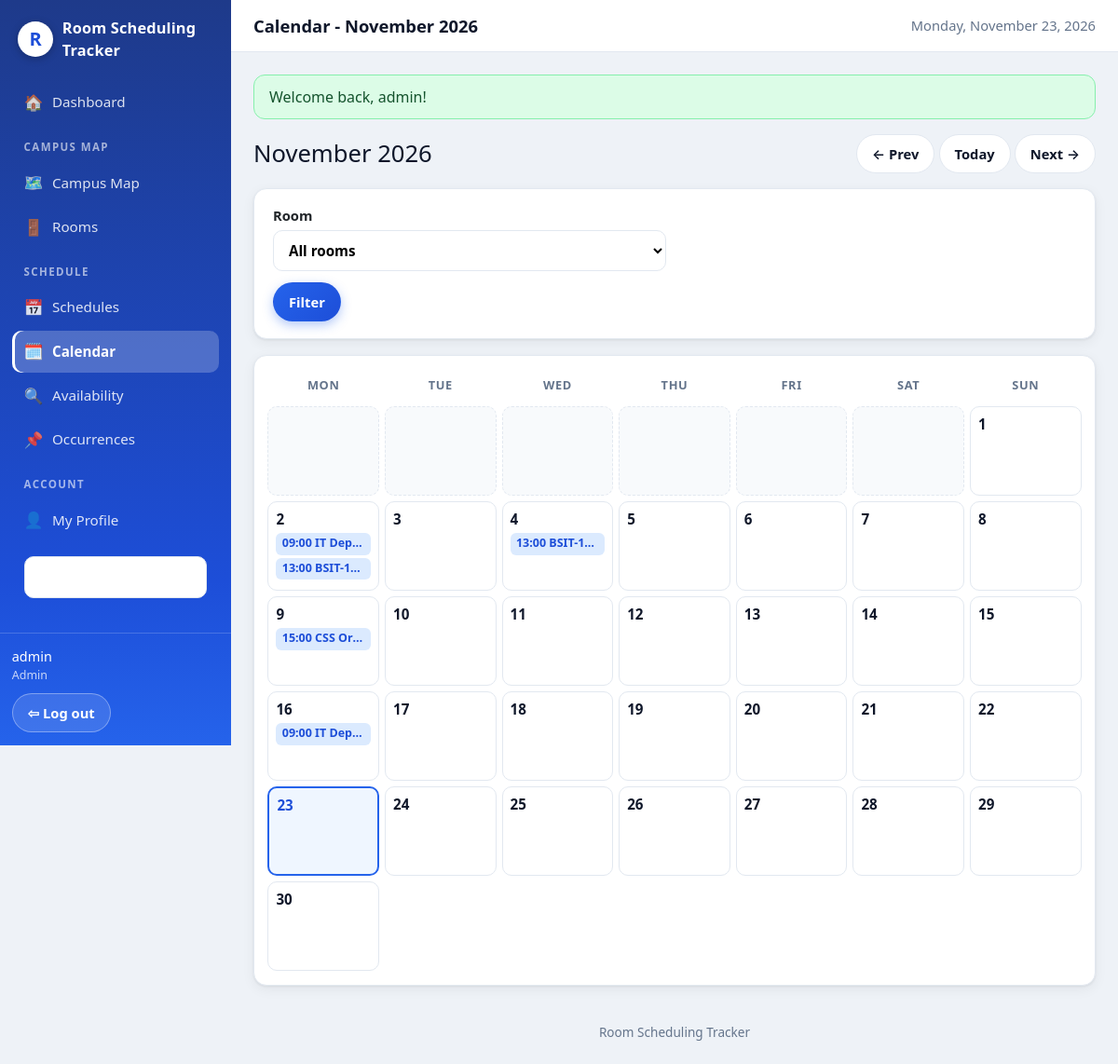
Page /calendar (signed in) on the committed database.
### tables this page shows
CREATE TABLE IF NOT EXISTS tblScheduleOccurrences (
  occurrence_id     INT UNSIGNED NOT NULL AUTO_INCREMENT,
  schedule_id       INT UNSIGNED NOT NULL,
  occurrence_date   DATE NOT NULL,
  room_id           INT UNSIGNED NOT NULL,
  start_time        TIME NOT NULL,
  end_time          TIME NOT NULL,
  occurrence_status VARCHAR(20) NOT NULL DEFAULT 'scheduled',
  PRIMARY KEY (occurrence_id),
  UNIQUE KEY uq_occurrences (schedule_id, occurrence_date, room_id, start_time),
  CONSTRAINT fk_occurrences_schedule FOREIGN KEY (schedule_id)
    REFERENCES tblSchedules (schedule_id) ON DELETE CASCADE ON UPDATE CASCADE,
  CONSTRAINT fk_occurrences_room FOREIGN KEY (room_id)
    REFERENCES tblRooms (room_id) ON DELETE RESTRICT ON UPDATE CASCADE,
  KEY idx_occurrences_room_date (room_id, occurrence_date, start_time),
  KEY idx_occurrences_date (occurrence_date),
  CONSTRAINT chk_occurrences_time CHECK (end_time > start_time)
);

CREATE TABLE IF NOT EXISTS tblSchedules (
  schedule_id          INT UNSIGNED NOT NULL AUTO_INCREMENT,
  organizer_id         INT UNSIGNED NOT NULL,
  room_id              INT UNSIGNED NOT NULL,
  schedule_title       VARCHAR(150) NOT NULL,
  schedule_description TEXT NULL,
  recurrence_type      VARCHAR(20) NOT NULL DEFAULT 'one_time',
  start_date           DATE NOT NULL,
  end_date             DATE NULL,
  start_time           TIME NOT NULL,
  end_time             TIME NOT NULL,
  schedule_status      VARCHAR(20) NOT NULL DEFAULT 'active',
  admin_confirmed      TINYINT(1) NOT NULL DEFAULT 0,
  created_at           DATETIME NOT NULL DEFAULT CURRENT_TIMESTAMP,
  updated_at           DATETIME NOT NULL DEFAULT CURRENT_TIMESTAMP ON UPDATE CURRENT_TIMESTAMP,
  PRIMARY KEY (schedule_id),
  CONSTRAINT fk_schedules_organizer FOREIGN KEY (organizer_id)
    REFERENCES tblUsers (user_id) ON DELETE RESTRICT ON UPDATE CASCADE,
  CONSTRAINT fk_schedules_room FOREIGN KEY (room_id)
    REFERENCES tblRooms (room_id) ON DELETE RESTRICT ON UPDATE CASCADE,
  KEY idx_schedules_room_dates (room_id, start_date, end_date),
  KEY idx_schedules_organizer (organizer_id),
  CONSTRAINT chk_schedules_time CHECK (end_time > start_time)
);

### controllers/ScheduleController.php (called while the page is built, shortened)
<?php
final class ScheduleController
{
    public function calendar(): void
    {
        $month = $_GET['month'] ?? date('Y-m');
        $first = $month . '-01';
        $last = date('Y-m-t', strtotime($first));
        $roomId = isset($_GET['room_id']) && $_GET['room_id'] !== '' ? (int) $_GET['room_id'] : null;
        $occurrences = $this->occurrences->forDateRange($first, $last, $roomId);
        $byDate = [];
        foreach ($occurrences as $occ) {
            $byDate[$occ['occurrence_date']][] = $occ;
        }
        view('schedules/calendar', [
            'title' => 'Calendar - ' . date('F Y', strtotime($first)),
            'month' => $month, 'first' => $first, 'by_date' => $byDate,
            'rooms' => $this->rooms->all(), 'room_id' => $roomId,
        ]);
    }
}

### core/helpers.php (called while the page is built, shortened)
<?php
function e(?string $value): string
{
    return htmlspecialchars($value ?? '', ENT_QUOTES, 'UTF-8');
}
function base_path(): string
{
    static $base = null;
    if ($base !== null) {
        return $base;
    }
    $base = '';
    $appUrl = getenv('APP_URL');
    if ($appUrl !== false && $appUrl !== '') {
        $p = parse_url($appUrl, PHP_URL_PATH);
    } elseif (isset($_SERVER['SCRIPT_NAME'])) {
        $script = str_replace('\\', '/', (string) $_SERVER['SCRIPT_NAME']);
        if (basename($script) === 'index.php') {
            $dir = rtrim(dirname($script), '/');
            $base = ($dir === '/' || $dir === '.' || $dir === '\\') ? '' : $dir;
        }
    }
    return $base;
}
function url(string $path = ''): string
{
    $path = ltrim($path, '/');
    return base_path() . ($path === '' ? '/' : '/' . $path);
}

### core/Database.php (called while the page is built, shortened)
<?php
final class Database
{
    private PDO $pdo;
    private function __construct(array $db)
    {
        $driver = $db['driver'] ?? 'mysql';
        try {
            if ($driver === 'sqlite') {
                $dir = dirname($db['path']);
                if (!is_dir($dir)) {
                    mkdir($dir, 0755, true);
                }
                $this->pdo = new PDO('sqlite:' . $db['path']);
                $this->pdo->exec('PRAGMA foreign_keys = ON');
            } else {
                $dsn = sprintf(
                    'mysql:host=%s;port=%s;dbname=%s;charset=%s',
                    $db['host'], $db['port'], $db['database'], $db['charset']
                );
                $this->pdo = new PDO($dsn, $db['username'], $db['password'], [
                    PDO::ATTR_ERRMODE            => PDO::ERRMODE_EXCEPTION,
                    PDO::ATTR_DEFAULT_FETCH_MODE => PDO::FETCH_ASSOC,
                    PDO::ATTR_EMULATE_PREPARES   => false,
                ]);
                return;
            }
            $this->pdo->setAttribute(PDO::ATTR_ERRMODE, PDO::ERRMODE_EXCEPTION);
            $this->pdo->setAttribute(PDO::ATTR_DEFAULT_FETCH_MODE, PDO::FETCH_ASSOC);
            $this->pdo->setAttribute(PDO::ATTR_EMULATE_PREPARES, false);
        } catch (PDOException $e) {
            throw new PDOException(
                'Could not connect to the database. Check your .env DB_* settings '
                . 'and make sure the database from database/rst_db.sql exists. '
                . 'Driver error: ' . $e->getMessage(),
                (int) $e->getCode(),
                $e
            );
        }
    }
    public function all(string $sql, array $params = []): array
    {
        $stmt = $this->pdo->prepare($sql);
        $stmt->execute($params);
        return $stmt->fetchAll();
    }
}

### models/ScheduleOccurrence.php (called while the page is built, shortened)
<?php
final class ScheduleOccurrence
{
    public function forDateRange(string $from, string $to, ?int $roomId = null): array
    {
        $sql = 'SELECT o.*, s.schedule_title, s.schedule_description, s.organizer_id, s.admin_confirmed,
                       r.room_name, m.map_name, u.username AS organizer_name
                FROM tblScheduleOccurrences o
                JOIN tblSchedules s ON s.schedule_id = o.schedule_id
                JOIN tblRooms r ON r.room_id = o.room_id
                JOIN tblMaps m ON m.map_id = r.map_id
                JOIN tblUsers u ON u.user_id = s.organizer_id
                WHERE o.occurrence_date BETWEEN ? AND ?';
        $params = [$from, $to];
        return $this->db->all($sql . ' ORDER BY o.occurrence_date, o.start_time, r.room_name', $params);
    }
}

### views/schedules/calendar.php (the view, shortened to what this page needs)
<?php
$firstTs = strtotime($first);
$year = (int) date('Y', $firstTs);
$monthNum = (int) date('n', $firstTs);
$daysInMonth = (int) date('t', $firstTs);
$firstWeekday = (int) date('N', $firstTs);
$prev = date('Y-m', strtotime($month . '-01 -1 month'));
$next = date('Y-m', strtotime($month . '-01 +1 month'));
?>
<div class="page-head">
  <h1><?= e(date('F Y', $firstTs)) ?></h1>
  <div>
    <a class="btn" href="<?= url('calendar?month=' . $prev . ($room_id ? '&room_id=' . $room_id : '')) ?>">← Prev</a>
    <a class="btn" href="<?= url('calendar') ?>">Today</a>
    <a class="btn" href="<?= url('calendar?month=' . $next . ($room_id ? '&room_id=' . $room_id : '')) ?>">Next →</a>
  </div>
</div>
<form method="get" action="<?= url('calendar') ?>" class="card form">
  <div class="grid-2">
    <label>Room
      <select name="room_id">
        <option value="">All rooms</option>
      </select>
    </label>
  </div>
  <button class="btn btn-primary" type="submit">Filter</button>
</form>
<div class="calendar">
  <?php foreach (['Mon','Tue','Wed','Thu','Fri','Sat','Sun'] as $d): ?><div class="cal-head"><?= $d ?></div><?php endforeach; ?>
  <?php for ($i = 1; $i < $firstWeekday; $i++): ?><div class="cal-day cal-empty"></div><?php endfor; ?>
  <?php for ($day = 1; $day <= $daysInMonth; $day++):
    $date = sprintf('%04d-%02d-%02d', $year, $monthNum, $day);
    $isToday = $date === date('Y-m-d');
    $events = $by_date[$date] ?? [];
  ?>
    <div class="cal-day <?= $isToday ? 'cal-today' : '' ?>">
      <strong><?= $day ?></strong>
      <?php foreach (array_slice($events, 0, 3) as $ev): ?>
        <a class="cal-event <?= $ev['occurrence_status'] === 'cancelled' ? 'cal-cancelled' : '' ?>" href="<?= url('schedules/' . (int) $ev['schedule_id']) ?>" title="<?= e($ev['schedule_title']) ?> - <?= e($ev['room_name']) ?>">
          <?= substr($ev['start_time'], 0, 5) ?> <?= e($ev['schedule_title']) ?>
        </a>
      <?php endforeach; ?>
    </div>
  <?php endfor; ?>
</div>

### assets/css/style.css (style rules this page uses)
:root { --blue-950: #172554; --blue-900: #1e3a8a; --blue-700: #1d4ed8; --blue-600: #2563eb; --blue-500: #3b82f6; --blue-100: #dbeafe; --blue-50: #eff6ff; --bg: #eef2f7; --card: #ffffff; --text: #0f172a; --muted: #64748b; --border: #e2e8f0; --green: #22c55e; --green-dark: #16a34a; --green-bg: #dcfce7; --red: #ef4444; --red-dark: #dc2626; --red-bg: #fee2e2; --amber: #eab308; --amber-dark: #ca8a04; --amber-bg: #fef9c3; --grey: #94a3b8; --grey-bg: #e2e8f0; --radius: 14px; --shadow: 0 1px 3px rgba(15, 23, 42, .08), 0 4px 14px rgba(15, 23, 42, .06); --shadow-lg: 0 10px 30px rgba(15, 23, 42, .14); --sidebar-w: 248px; }
* { box-sizing: border-box; }
html { -webkit-text-size-adjust: 100%; }
body { margin: 0; font-family: system-ui, -apple-system, "Segoe UI", Roboto, "Helvetica Neue", Arial, sans-serif; background: var(--bg); color: var(--text); line-height: 1.5; }
a { color: var(--blue-700); text-decoration: none; }
h1, h2, h3 { margin: 0 0 .5rem; line-height: 1.25; }
h1 { font-size: 1.6rem; }
.card, .stat-card, .auth-card { animation: fadeUp .45s ease both; }
.card:nth-child(3) { animation-delay: .1s; }
.card { display: block; background: var(--card); border: 1px solid var(--border); border-radius: var(--radius); box-shadow: var(--shadow); padding: 1.1rem 1.25rem; margin-bottom: 1.1rem; transition: box-shadow .25s ease, transform .25s ease; }
.grid-2 { display: grid; grid-template-columns: 1fr 1fr; gap: 1.1rem; }
.btn { display: inline-block; padding: .55rem 1rem; border-radius: 999px; border: 1px solid var(--border); background: #fff; color: var(--text); font-size: .92rem; font-weight: 600; cursor: pointer; transition: transform .18s ease, box-shadow .18s ease, background .18s ease; }
.btn-primary { background: linear-gradient(135deg, var(--blue-600), var(--blue-700)); border-color: transparent; color: #fff; box-shadow: 0 4px 12px rgba(37, 99, 235, .35); }
.page-head { display: flex; align-items: center; justify-content: space-between; gap: 1rem; margin-bottom: 1rem; flex-wrap: wrap; }
.page-head h1 { margin: 0; }
.form label { display: block; margin-bottom: .8rem; font-weight: 600; font-size: .92rem; }
.form input, .form select, .form textarea { display: block; width: 100%; margin-top: .3rem; padding: .6rem .75rem; border: 1.5px solid var(--border); border-radius: 10px; font: inherit; font-size: .95rem; background: #fff; transition: border-color .2s ease, box-shadow .2s ease; }
.calendar { display: grid; grid-template-columns: repeat(7, minmax(0, 1fr)); gap: 6px; background: #fff; border: 1px solid var(--border); border-radius: var(--radius); box-shadow: var(--shadow); padding: .9rem; animation: fadeUp .45s ease both; }
.cal-head { text-align: center; font-size: .8rem; font-weight: 800; letter-spacing: .05em; text-transform: uppercase; color: var(--muted); padding: .45rem 0; }
.cal-day { min-height: 96px; border: 1px solid var(--border); border-radius: 10px; padding: .45rem .5rem; background: #fff; font-size: .88rem; display: flex; flex-direction: column; gap: 3px; overflow: hidden; transition: border-color .2s ease, box-shadow .2s ease, transform .2s ease; }
.cal-day strong { font-size: .95rem; }
.cal-day.cal-empty { background: #f8fafc; border-style: dashed; }
.cal-day.cal-today { border: 2px solid var(--blue-600); background: var(--blue-50); }
.cal-day.cal-today strong { color: var(--blue-700); }
.cal-event { display: block; background: var(--blue-100); color: var(--blue-700); border-radius: 6px; padding: .15rem .4rem; font-size: .78rem; font-weight: 600; white-space: nowrap; overflow: hidden; text-overflow: ellipsis; transition: background .18s ease; }

### rows in the picture
tblscheduleoccurrences: start_time "09:00", schedule.schedule_title "IT Dep…"
tblscheduleoccurrences: start_time "13:00", schedule.schedule_title "BSIT-1…"
tblscheduleoccurrences: start_time "13:00", schedule.schedule_title "BSIT-1…"
tblscheduleoccurrences: start_time "15:00", schedule.schedule_title "CSS Or…"
tblscheduleoccurrences: start_time "09:00", schedule.schedule_title "IT Dep…"

### other values in the picture
$title "Calendar - November 2026"
$f['message'] "Welcome back, admin!"
date('F Y', $firstTs) "November 2026"
$d "MON"
$d "TUE"
$d "WED"
$d "THU"
$d "FRI"
$d "SAT"
$d "SUN"
